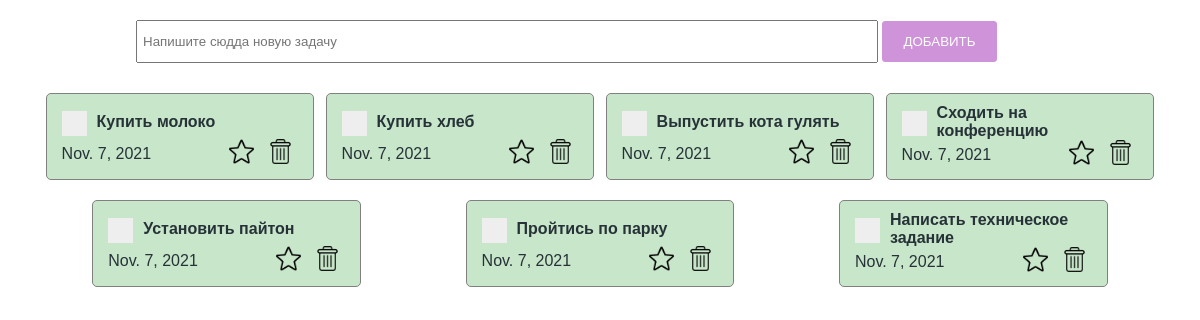
Page /test/ on the committed database.
### main/models.py (models this page shows)
class ToDo(models.Model):
    text = models.CharField(max_length=100)
    created_at = models.DateField(auto_now_add=True)
    is_closed = models.BooleanField(default=False)
    is_favorite = models.BooleanField(default=False)

### main/views.py (the view)
# urls.py: path("test/", test, name="test"),
def test(request):
    todo_list = ToDo.objects.all()
    return render(request, "test.html", {"todo_list": todo_list})

### main/templates/test.html (shortened to what this page needs)
{% load static %}
<!DOCTYPE html>
<html lang="ru">
<head>
    <link rel="stylesheet" href="{% static 'styles/index.css' %}">
    <link rel="stylesheet" href="{% static 'styles/checkbox.css' %}">
</head>
<body>
    <section>
        <div class="create_container">
            <form action="{% url 'add-todo' %}" method="POST">
                <input class="create_input" type="text" placeholder="Напишите сюдда новую задачу" name="todo_text" />
                <button class="create_button">Добавить</button>
            </form>
        </div>
        <div class="todo_container">
            {% for todo in todo_list %}
            <div class="todo_item">
                <div class="todo_item_header">
                    <label class="checkbox_container">
                        <span class="checkmark"></span>
                    </label>
                    <h4>{{ todo.text }}</h4>
                </div>
                <div class="todo_item_footer">
                    <p>{{ todo.created_at }}</p>
                    <div class="action_buttons">
                        <img src="{% static './icons/notmarked.png' %}">
                        <img src="{% static './icons/delete.png' %}">
                    </div>
                </div>
            </div>
            {% endfor %}
        </div>
    </section>
</body>
</html>

### main/static/styles/index.css (style rules this page uses)
* { box-sizing: border-box; margin: 0; padding: 0; color: #263238; }
section { width: 100%; padding: 20px; display: flex; flex-direction: column; align-items: center; }
.create_container { width: 80%; }
.create_input { padding: 12px 5px; font-style: 18px; width: 80%; }
.create_button { padding: 12px 20px; background-color: #CE93D8; border: 1px solid #CE93D8; color: white; font-style: 18px; text-transform: uppercase; font-style: bold; border-radius: 3px; cursor: pointer; }
.todo_container { padding: 30px 20px; display: flex; justify-content: space-around; flex-wrap: wrap; width: 100%; }
.todo_item { border: 1px solid gray; border-radius: 5px; width: 24%; padding: 10px 15px; background-color: #C8E6C9; margin-bottom: 20px; }
.todo_item_header { display: flex; align-items: center; min-height: 35px; }
.todo_item_header h4 { font-style: 18px; font-family: sans-serif; }
.todo_item_footer { display: flex; justify-content: space-between; align-items: center; }
.todo_item_footer p { font-style: 15px; font-family: sans-serif; }
.todo_item_footer img { width: 25px; height: 25px; margin: 0 5px; cursor: pointer; }

### main/static/styles/checkbox.css (style rules this page uses)
.checkbox_container { display: block; position: relative; padding-left: 35px; margin-bottom: 12px; cursor: pointer; font-size: 22px; -webkit-user-select: none; -moz-user-select: none; -ms-user-select: none; user-select: none; }
.checkmark { position: absolute; top: -5px; left: 0; height: 25px; width: 25px; background-color: #eee; }
.checkmark:after { content: ""; position: absolute; display: none; }
.checkbox_container .checkmark:after { left: 9px; top: 5px; width: 5px; height: 10px; border: 1px solid white; border-width: 0 3px 3px 0; -webkit-transform: rotate(45deg); -ms-transform: rotate(45deg); transform: rotate(45deg); }

### rows in the picture
ToDo: text "Купить молоко", created_at "Nov. 7, 2021"
ToDo: text "Купить хлеб", created_at "Nov. 7, 2021"
ToDo: text "Выпустить кота гулять", created_at "Nov. 7, 2021"
ToDo: text "Сходить на конференцию", created_at "Nov. 7, 2021"
ToDo: text "Установить пайтон", created_at "Nov. 7, 2021"
ToDo: text "Пройтись по парку", created_at "Nov. 7, 2021"
ToDo: text "Написать техническое задание", created_at "Nov. 7, 2021"
